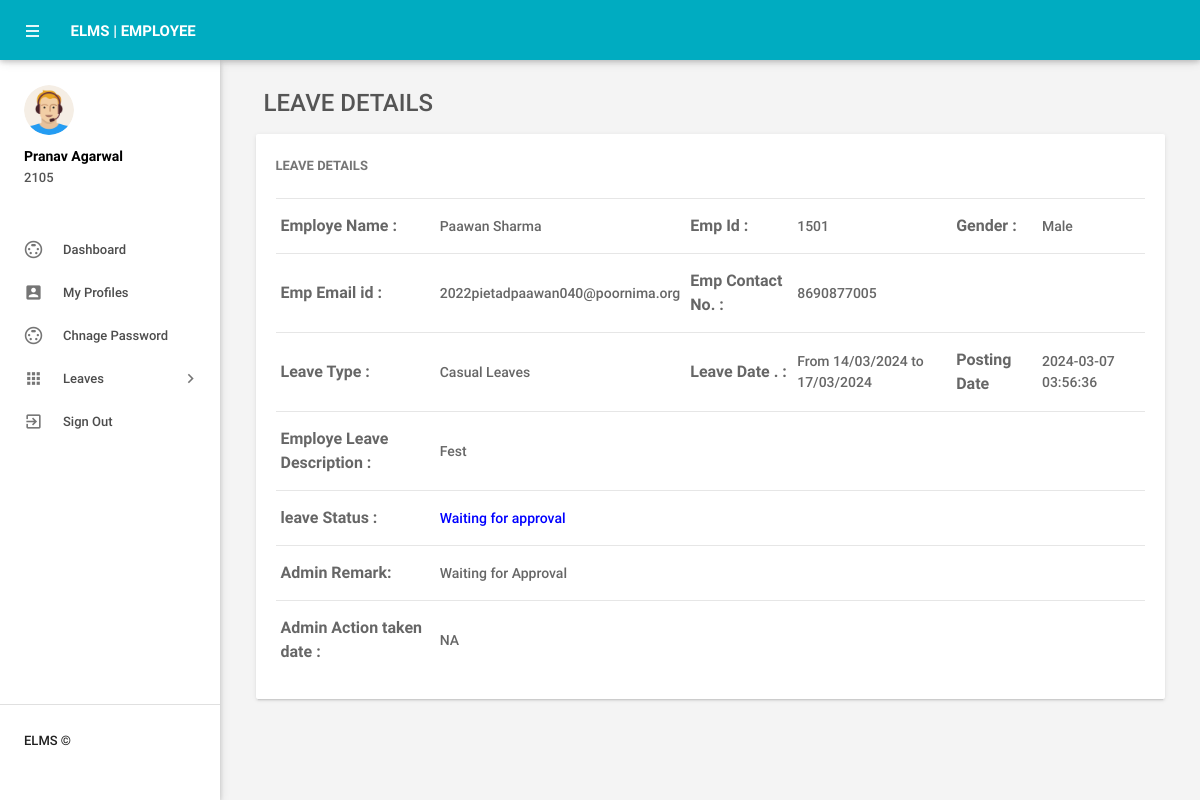
The app's page /leave-details.php?leaveid=18 (signed in) with its own data.
### tables this page shows
CREATE TABLE `tblemployees` (
  `id` int(11) NOT NULL,
  `EmpId` varchar(100) NOT NULL,
  `FirstName` varchar(150) DEFAULT NULL,
  `LastName` varchar(150) DEFAULT NULL,
  `EmailId` varchar(200) DEFAULT NULL,
  `Password` varchar(180) DEFAULT NULL,
  `Gender` varchar(100) DEFAULT NULL,
  `Dob` varchar(100) DEFAULT NULL,
  `Department` varchar(255) DEFAULT NULL,
  `Address` varchar(255) DEFAULT NULL,
  `City` varchar(200) DEFAULT NULL,
  `Country` varchar(150) DEFAULT NULL,
  `Phonenumber` char(11) DEFAULT NULL,
  `Status` int(1) DEFAULT NULL,
  `RegDate` timestamp NULL DEFAULT current_timestamp()
);

CREATE TABLE `tblleaves` (
  `id` int(11) NOT NULL,
  `LeaveType` varchar(110) DEFAULT NULL,
  `ToDate` varchar(120) DEFAULT NULL,
  `FromDate` varchar(120) DEFAULT NULL,
  `Description` mediumtext DEFAULT NULL,
  `PostingDate` timestamp NULL DEFAULT current_timestamp(),
  `AdminRemark` mediumtext DEFAULT NULL,
  `AdminRemarkDate` varchar(120) DEFAULT NULL,
  `Status` int(1) DEFAULT NULL,
  `IsRead` int(1) DEFAULT NULL,
  `empid` int(11) DEFAULT NULL
);

### leave-details.php (the view, shortened to what this page needs)
<?php
include('includes/config.php');
if(strlen($_SESSION['emplogin'])==0)
    {
header('location:index.php');
}
else{
 ?>
<!DOCTYPE html>
<html lang="en">
    <head>
        <link type="text/css" rel="stylesheet" href="assets/plugins/materialize/css/materialize.min.css"/>
        <link href="assets/plugins/material-preloader/css/materialPreloader.min.css" rel="stylesheet">
        <link href="assets/plugins/datatables/css/jquery.dataTables.min.css" rel="stylesheet">
                <link href="assets/plugins/google-code-prettify/prettify.css" rel="stylesheet" type="text/css"/>
        <link href="assets/css/alpha.min.css" rel="stylesheet" type="text/css"/>
        <link href="assets/css/custom.css" rel="stylesheet" type="text/css"/>
    </head>
    <body>
       <?php include('includes/header.php');?>
       <?php include('includes/sidebar.php');?>
            <main class="mn-inner">
                <div class="row">
                    <div class="col s12">
                        <div class="page-title" style="font-size:24px;">Leave Details</div>
                    </div>
                    <div class="col s12 m12 l12">
                        <div class="card">
                            <div class="card-content">
                                <span class="card-title">Leave Details</span>
                                <table id="example" class="display responsive-table ">
                                    <tbody>
<?php
$lid=intval($_GET['leaveid']);
$sql = "SELECT tblleaves.id as lid,tblemployees.FirstName,tblemployees.LastName,tblemployees.EmpId,tblemployees.id,tblemployees.Gender,tblemployees.Phonenumber,tblemployees.EmailId,tblleaves.LeaveType,tblleaves.ToDate,tblleaves.FromDate,tblleaves.Description,tblleaves.PostingDate,tblleaves.Status,tblleaves.AdminRemark,tblleaves.AdminRemarkDate from tblleaves join tblemployees on tblleaves.empid=tblemployees.id where tblleaves.id=:lid";
$query = $dbh -> prepare($sql);
$query->bindParam(':lid',$lid,PDO::PARAM_STR);
$query->execute();
$results=$query->fetchAll(PDO::FETCH_OBJ);
$cnt=1;
if($query->rowCount() > 0)
{
foreach($results as $result)
{
      ?>
                                        <tr>
                                            <td style="font-size:16px;"> <b>Employe Name :</b></td>
                                              <td>
                                                <?php echo htmlentities($result->FirstName." ".$result->LastName);?></td>
                                              <td style="font-size:16px;"><b>Emp Id :</b></td>
                                              <td><?php echo htmlentities($result->EmpId);?></td>
                                              <td style="font-size:16px;"><b>Gender :</b></td>
                                              <td><?php echo htmlentities($result->Gender);?></td>
                                          </tr>
                                          <tr>
                                             <td style="font-size:16px;"><b>Emp Email id :</b></td>
                                            <td><?php echo htmlentities($result->EmailId);?></td>
                                             <td style="font-size:16px;"><b>Emp Contact No. :</b></td>
                                            <td><?php echo htmlentities($result->Phonenumber);?></td>
                                            <td>&nbsp;</td>
                                             <td>&nbsp;</td>
                                        </tr>
  <tr>
                                             <td style="font-size:16px;"><b>Leave Type :</b></td>
                                            <td><?php echo htmlentities($result->LeaveType);?></td>
                                             <td style="font-size:16px;"><b>Leave Date . :</b></td>
                                            <td>From <?php echo htmlentities($result->FromDate);?> to <?php echo htmlentities($result->ToDate);?></td>
                                            <td style="font-size:16px;"><b>Posting Date</b></td>
                                           <td><?php echo htmlentities($result->PostingDate);?></td>
                                        </tr>
<tr>
                                             <td style="font-size:16px;"><b>Employe Leave Description : </b></td>
                                            <td colspan="5"><?php echo htmlentities($result->Description);?></td>
                                        </tr>
<tr>
<td style="font-size:16px;"><b>leave Status :</b></td>
<td colspan="5"><?php $stats=$result->Status;
if($stats==1){
?>
<span style="color: green">Approved</span>
 <?php } if($stats==2)  { ?>
<span style="color: red">Not Approved</span>
<?php } if($stats==0)  { ?>
 <span style="color: blue">Waiting for approval</span>
 <?php } ?>
</td>
</tr>
<tr>
<td style="font-size:16px;"><b>Admin Remark: </b></td>
<td colspan="5"><?php
if($result->AdminRemark==""){
  echo "Waiting for Approval";
}
else{
echo htmlentities($result->AdminRemark);
}
?></td>
 </tr>
 <tr>
<td style="font-size:16px;"><b>Admin Action taken date : </b></td>
<td colspan="5"><?php
if($result->AdminRemarkDate==""){
  echo "NA";
}
else{
echo htmlentities($result->AdminRemarkDate);
}
?></td>
 </tr>
                                         <?php $cnt++;} }?>
                                    </tbody>
                                </table>
                            </div>
                        </div>
                    </div>
                </div>
            </main>
        </div>
        <div class="left-sidebar-hover"></div>
    </body>
</html>
<?php } ?>

### includes/sidebar.php (shortened to what this page needs)
     <aside id="slide-out" class="side-nav white fixed">
                <div class="side-nav-wrapper">
                    <div class="sidebar-profile">
                        <div class="sidebar-profile-image">
                            <img src="assets/images/profile-image.png" class="circle" alt="">
                        </div>
                        <div class="sidebar-profile-info">
                    <?php
$eid=$_SESSION['eid'];
$sql = "SELECT FirstName,LastName,EmpId from  tblemployees where id=:eid";
$query = $dbh -> prepare($sql);
$query->bindParam(':eid',$eid,PDO::PARAM_STR);
$query->execute();
$results=$query->fetchAll(PDO::FETCH_OBJ);
if($query->rowCount() > 0)
{
foreach($results as $result)
{               ?>
                                <p><?php echo htmlentities($result->FirstName." ".$result->LastName);?></p>
                                <span><?php echo htmlentities($result->EmpId)?></span>
                         <?php }} ?>
                        </div>
                    </div>
                <ul class="sidebar-menu collapsible collapsible-accordion" data-collapsible="accordion">
               <li class="no-padding"><a class="waves-effect waves-grey" href="dashboard.php"><i class="material-icons">settings_input_svideo</i>Dashboard</a></li>
  <li class="no-padding"><a class="waves-effect waves-grey" href="myprofile.php"><i class="material-icons">account_box</i>My Profiles</a></li>
  <li class="no-padding"><a class="waves-effect waves-grey" href="emp-changepassword.php"><i class="material-icons">settings_input_svideo</i>Chnage Password</a></li>
                    <li class="no-padding">
                        <a class="collapsible-header waves-effect waves-grey"><i class="material-icons">apps</i>Leaves<i class="nav-drop-icon material-icons">keyboard_arrow_right</i></a>
                    </li>
                  <li class="no-padding">
                                <a class="waves-effect waves-grey" href="logout.php"><i class="material-icons">exit_to_app</i>Sign Out</a>
                            </li>
                </ul>
                <div class="footer">
                    <p class="copyright"> ELMS ©</p>
                </div>
                </div>
            </aside>

### records on screen
tblemployees: FirstName+LastName "Pranav Agarwal", EmpId "2105"
tblleaves: tblemployees.FirstName+LastName "Paawan Sharma", tblemployees.EmpId "1501", tblemployees.Gender "Male", tblemployees.EmailId "2022pietadpaawan040@poornima.org", tblemployees.Phonenumber "8690877005", LeaveType "Casual Leaves", FromDate "14/03/2024", ToDate "17/03/2024", PostingDate "2024-03-07 03:56:36", Description "Fest", Status "Waiting for approval", shows "Waiting for Approval", shows "NA"
